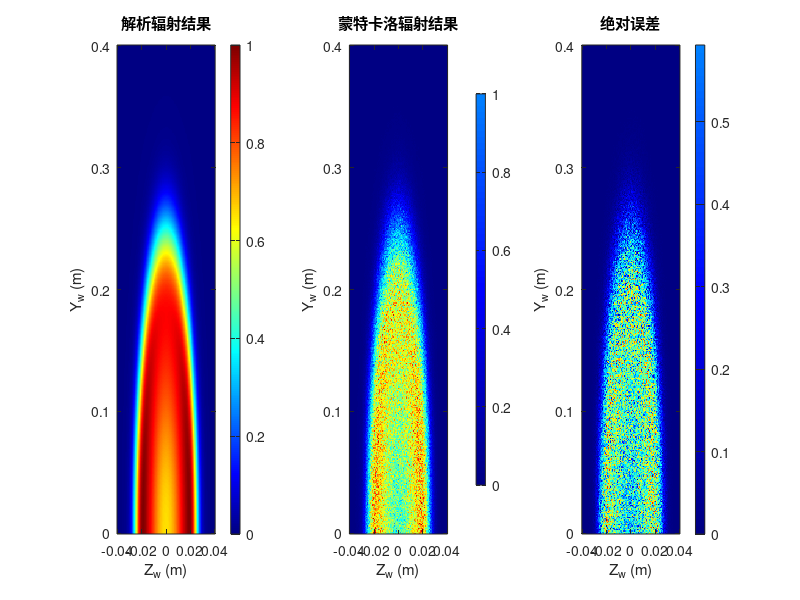

Here is the MATLAB script that generated this plot: (Note: this script raises an error after producing the figure.)
clear;
clc;
close all;

addpath(genpath('.\image'));
addpath(genpath('.\image2'));
addpath(genpath('.\data'));
addpath(genpath('.\dataRGB'));
addpath(genpath('.\len_sub'));
addpath(genpath('.\频域重聚焦精简'));

if ~exist('.\dataRGB', 'dir')
    mkdir('.\dataRGB');
end

if ~exist('.\data7layers', 'dir')
    mkdir('.\data7layers');
end

%% ============================================================
%  1. 按论文建立七层火焰模型
%
%  坐标：
%  Xw：光场相机光轴方向，也是火焰分层方向
%  Yw：火焰轴向，即竖直方向
%  Zw：火焰横向
%
%  论文参数：
%  R = 0.04 m
%  Z = 0.40 m
%  七层中心位置：
%  -0.03、-0.02、-0.01、0、0.01、0.02、0.03 m
%  每层厚度：
%  0.01 m
%% ============================================================

T_base = 1200;             % 基础温度，K
T_delta = 600;             % 温度增量，K

shape_m = 3;
shape_n = 0.9;

RF = 0.04;                 % 火焰径向尺寸 R，m
HF = 0.40;                 % 火焰轴向尺寸 Z，m

N_layer = 7;

% 七层中心位置，单位 m
x_layer = -0.03 : 0.01 : 0.03;

% 每层厚度，单位 m
layer_thickness = 0.01;
half_thickness = layer_thickness / 2;

if length(x_layer) ~= N_layer
    error('七层中心位置数量不正确。');
end

% 二维火焰层的离散尺寸
%
% 正式计算：
Ny = 401;
Nz = 161;

% 初次调试时可以暂时使用：
% Ny = 101;
% Nz = 41;

y_vec = linspace(0, HF, Ny);
z_vec = linspace(-RF, RF, Nz);

dy = y_vec(2) - y_vec(1);
dz = z_vec(2) - z_vec(1);

% 每一层是 Y-Z 平面上的二维火焰分布
[Yw, Zw] = ndgrid(y_vec, z_vec);

%% ============================================================
%  2. 七层温度场
%
%  论文公式：
%
%  T(r,z) = 1200 + 600*exp( ...
%      -[3*((r/R)^2+(z/Z)^2)-0.9]^2 )
%
%  在本程序坐标中：
%
%  r^2 = Xw^2 + Zw^2
%  z   = Yw
%
%  每一层厚度范围内，使用该层中心 x_layer(k)
%  对应的温度分布。
%% ============================================================

T_layers = zeros(Ny, Nz, N_layer);

% 当前层与圆柱火焰实际相交的厚度
effective_thickness = zeros(Ny, Nz, N_layer);

% 每层到达相机方向的有效辐射
source_layers = zeros(Ny, Nz, N_layer);

%% ============================================================
%  3. 单色黑体辐射参数
%% ============================================================

lambda_R = 0.610;          % 单色波长，um

c1 = 3.7418e8;             % W·um^4/m^2
c2 = 1.4388e4;             % um·K

% 无散射条件
ka = 30;                   % 吸收系数，m^-1
ke = ka;               
%% ============================================================
%  蒙特卡洛辐射传输参数
%
%  当前仍采用：
%  ke = ka
%
%  即只考虑粒子发射和吸收，不考虑散射。
%% ============================================================

% 固定随机数种子，保证每次运行结果可以重复
rng(20260729, 'twister');

% 单位投影面积上的抽样光线数，单位：ray/m^2
%
% 当前网格：
% dy = 0.001 m
% dz = 0.0005 m
% 单个网格面积约为 5e-7 m^2
%
% ray_density = 4e7 时，
% 每个有效网格约抽样 20 条光线。
ray_density = 4e7;

% 每个Y-Z网格的投影面积
cell_area = dy * dz;

% 每个有效网格中的蒙特卡洛光线数量
N_ray_cell = max( ...
    1, ...
    round(ray_density * cell_area));

fprintf('\n蒙特卡洛参数：\n');
fprintf('单元面积：%.6e m^2\n', cell_area);
fprintf('抽样光线密度：%.6e ray/m^2\n', ray_density);
fprintf('每个有效网格抽样光线数：%d\n', N_ray_cell);
%% ============================================================
%  4. 分别计算七层温度和辐射贡献
%% ============================================================
%  4. 使用蒙特卡洛法计算七层温度和辐射贡献
%
%  每层独立计算：
%
%  1. 使用层中心位置计算该层温度；
%  2. 在层厚范围内均匀随机产生发射位置；
%  3. 随机抽样粒子自由程；
%  4. 判断光线被吸收还是离开火焰；
%  5. 将成功离开火焰的光线能量累加。
%
%  LF_sim 不做任何修改。
%% ============================================================

% 对每一个横向位置 Zw，
% 计算圆柱火焰沿 Xw 方向的半弦长
half_chord = sqrt(max(RF^2 - Zw.^2, 0));

% 相机位于 Xw 负方向，
% 所以火焰朝向相机的前边界为负半弦
x_front = -half_chord;

% 蒙特卡洛结果
source_layers = zeros(Ny, Nz, N_layer);

% 用解析公式计算的参考结果
% 仅用于检查蒙特卡洛计算是否正确
source_layers_reference = zeros(Ny, Nz, N_layer);

% 记录每层的光线逃逸率
MC_escape_ratio = zeros(N_layer, 1);

% 记录每层蒙特卡洛结果和解析结果的相对误差
MC_relative_error = zeros(N_layer, 1);

for k = 1:N_layer

    %% --------------------------------------------------------
    % 1. 当前层的几何范围
    %% --------------------------------------------------------

    xk = x_layer(k);

    % 当前层的名义左右边界
    layer_left = ...
        xk - half_thickness;

    layer_right = ...
        xk + half_thickness;

    % 当前层与圆柱火焰的实际交叠范围
    x_left_effective = max( ...
        layer_left, ...
        -half_chord);

    x_right_effective = min( ...
        layer_right, ...
        half_chord);

    % 当前层在每个Y-Z网格中的实际厚度
    delta_x_effective = max( ...
        x_right_effective - x_left_effective, ...
        0);

    %% --------------------------------------------------------
    % 2. 当前层温度
    %
    % 在该有限厚度层内，
    % 温度统一使用层中心位置 xk 对应的值。
    %% --------------------------------------------------------

    radial_position = ...
        (xk^2 + Zw.^2) ./ RF^2;

    axial_position = ...
        Yw.^2 ./ HF^2;

    T_k = ...
        T_base + ...
        T_delta .* exp( ...
        -( ...
        shape_m .* ...
        (radial_position + axial_position) ...
        - shape_n ...
        ).^2);

    % 当前层有效区域
    layer_mask = ...
        (delta_x_effective > 0) & ...
        (Yw >= 0) & ...
        (Yw <= HF);

    % 火焰区域外不发射
    T_k(~layer_mask) = T_base;

    %% --------------------------------------------------------
    % 3. 当前层黑体单色辐射强度
    %% --------------------------------------------------------

    Eb_k = ...
        c1 .* lambda_R.^(-5) ./ ...
        ( ...
        exp(c2 ./ (lambda_R .* T_k)) ...
        - 1 ...
        );

    Ib_k = Eb_k ./ pi;

    Ib_k(~layer_mask) = 0;

    %% --------------------------------------------------------
    % 4. 蒙特卡洛抽样光线能量
    %
    % 发射系数为：
    %
    % j = ka * Ib
    %
    % 一个网格在整个层厚中的发射能量为：
    %
    % E_cell = ka*Ib*delta_x*dy*dz
    %% --------------------------------------------------------

    emitted_energy_cell = ...
        ka .* ...
        Ib_k .* ...
        delta_x_effective .* ...
        cell_area;

    % 每条蒙特卡洛抽样光线代表的能量
    ray_energy = ...
        emitted_energy_cell ./ N_ray_cell;

    % 当前层成功离开火焰的总能量
    layer_escape_energy = ...
        zeros(Ny, Nz);

    total_valid_rays = ...
        N_ray_cell * nnz(layer_mask);

    total_escape_rays = 0;

    %% --------------------------------------------------------
    % 5. 蒙特卡洛循环
    %% --------------------------------------------------------

    for i_ray = 1:N_ray_cell

        % 在当前有限厚度层内均匀随机产生发射位置
        random_emission_position = ...
            rand(Ny, Nz);

        x_emission = ...
            x_left_effective + ...
            random_emission_position .* ...
            delta_x_effective;

        % 从发射位置到火焰前表面的传播距离
        propagation_distance = ...
            x_emission - x_front;

        propagation_distance = max( ...
            propagation_distance, ...
            0);

        %% 随机抽样粒子自由程

        random_free_path = rand(Ny, Nz);

        % 防止随机数恰好为0
        random_free_path = max( ...
            random_free_path, ...
            eps);

        if ke > 0

            free_path = ...
                -log(random_free_path) ./ ke;

        else

            % 无衰减时，自由程视为无穷大
            free_path = ...
                inf(Ny, Nz);
        end

        %% 判断光线是否成功离开火焰

        escape_mask = ...
            (free_path >= propagation_distance) & ...
            layer_mask;

        % 将成功离开火焰的光线能量累加
        layer_escape_energy = ...
            layer_escape_energy + ...
            ray_energy .* double(escape_mask);

        total_escape_rays = ...
            total_escape_rays + ...
            nnz(escape_mask);
    end

    %% --------------------------------------------------------
    % 6. 从网格能量转换回二维辐射强度
    %
    % LF_sim 接收的是二维辐射图，
    % 因此除以Y-Z网格面积。
    %% --------------------------------------------------------

    layer_emission_MC = ...
        layer_escape_energy ./ cell_area;

    layer_emission_MC(~layer_mask) = 0;

    %% --------------------------------------------------------
    % 7. 解析结果，仅用于校验蒙特卡洛模型
    %% --------------------------------------------------------

    % 从火焰前表面到当前层前边界的距离
    foreground_length = max( ...
        x_left_effective - x_front, ...
        0);

    transmission_reference = ...
        exp(-ka .* foreground_length);

    layer_emission_reference = ...
        Ib_k .* ...
        (1 - exp( ...
        -ka .* delta_x_effective)) .* ...
        transmission_reference;

    layer_emission_reference(~layer_mask) = 0;

    %% --------------------------------------------------------
    % 8. 保存当前层结果
    %% --------------------------------------------------------

    T_layers(:, :, k) = T_k;

    effective_thickness(:, :, k) = ...
        delta_x_effective;

    % 后续进入LF_sim的是蒙特卡洛结果
    source_layers(:, :, k) = ...
        layer_emission_MC;

    source_layers_reference(:, :, k) = ...
        layer_emission_reference;

    %% --------------------------------------------------------
    % 9. 蒙特卡洛误差和逃逸率
    %% --------------------------------------------------------

    if total_valid_rays > 0

        MC_escape_ratio(k) = ...
            total_escape_rays / total_valid_rays;
    end

    reference_norm = ...
        norm(layer_emission_reference(:));

    if reference_norm > 0

        MC_relative_error(k) = ...
            norm( ...
            layer_emission_MC(:) - ...
            layer_emission_reference(:)) ./ ...
            reference_norm;
    end

    fprintf('\n第%d层蒙特卡洛计算完成：\n', k);

    fprintf( ...
        '层中心：%.3f m\n', ...
        xk);

    fprintf( ...
        '名义范围：[%.3f, %.3f] m\n', ...
        layer_left, ...
        layer_right);

    fprintf( ...
        '物距：%.3f mm\n', ...
        800 + xk * 1000);

    fprintf( ...
        '抽样光线数：%d\n', ...
        total_valid_rays);

    fprintf( ...
        '成功逃逸光线数：%d\n', ...
        total_escape_rays);

    fprintf( ...
        '光线逃逸率：%.4f\n', ...
        MC_escape_ratio(k));

    fprintf( ...
        '与解析结果的相对误差：%.4f\n', ...
        MC_relative_error(k));
end
%% ============================================================
%% ============================================================
%  蒙特卡洛结果与解析结果对比
%% ============================================================

% 七层蒙特卡洛辐射叠加
MC_projection = ...
    sum(source_layers, 3);

% 七层解析辐射叠加
reference_projection = ...
    sum(source_layers_reference, 3);

%% 归一化

MC_projection_norm = ...
    MC_projection - min(MC_projection(:));

if max(MC_projection_norm(:)) > 0

    MC_projection_norm = ...
        MC_projection_norm ./ ...
        max(MC_projection_norm(:));
end

reference_projection_norm = ...
    reference_projection - ...
    min(reference_projection(:));

if max(reference_projection_norm(:)) > 0

    reference_projection_norm = ...
        reference_projection_norm ./ ...
        max(reference_projection_norm(:));
end

%% MSE

MC_difference = ...
    MC_projection_norm - ...
    reference_projection_norm;

MSE_MC = ...
    mean(MC_difference(:).^2);

fprintf('\n蒙特卡洛七层总图评价：\n');
fprintf('MSE = %.8f\n', MSE_MC);

%% SSIM，需要Image Processing Toolbox

if exist('ssim', 'file') == 2

    SSIM_MC = ssim( ...
        MC_projection_norm, ...
        reference_projection_norm);

    fprintf('SSIM = %.8f\n', SSIM_MC);

else

    SSIM_MC = NaN;

    fprintf( ...
        '当前环境没有ssim函数，跳过SSIM计算。\n');
end

%% 显示对比结果

figure('Color', 'white', ...
    'Name', '蒙特卡洛结果与解析结果对比');

subplot(1, 3, 1);

imagesc( ...
    z_vec, ...
    y_vec, ...
    reference_projection_norm);

set(gca, 'YDir', 'normal');

axis image;
axis tight;

title('解析辐射结果');

xlabel('Z_w (m)');
ylabel('Y_w (m)');

colorbar;

subplot(1, 3, 2);

imagesc( ...
    z_vec, ...
    y_vec, ...
    MC_projection_norm);

set(gca, 'YDir', 'normal');

axis image;
axis tight;

title('蒙特卡洛辐射结果');

xlabel('Z_w (m)');
ylabel('Y_w (m)');

colorbar;

subplot(1, 3, 3);

imagesc( ...
    z_vec, ...
    y_vec, ...
    abs(MC_difference));

set(gca, 'YDir', 'normal');

axis image;
axis tight;

title('绝对误差');

xlabel('Z_w (m)');
ylabel('Y_w (m)');

colorbar;

colormap(jet(256));

%% 保存蒙特卡洛计算结果

save('.\data7layers\seven_layer_MC_source.mat', ...
    'source_layers', ...
    'source_layers_reference', ...
    'T_layers', ...
    'effective_thickness', ...
    'MC_escape_ratio', ...
    'MC_relative_error', ...
    'MSE_MC', ...
    'SSIM_MC', ...
    'ray_density', ...
    'N_ray_cell', ...
    'x_layer', ...
    'layer_thickness', ...
    '-v7.3');
%  5. 显示七层温度分布
%% ============================================================

figure('Color', 'white', ...
    'Name', '七层火焰温度分布');

for k = 1:N_layer

    subplot(2, 4, k);

    T_show = T_layers(:, :, k);

    layer_mask_show = ...
        effective_thickness(:, :, k) > 0;

    T_show(~layer_mask_show) = NaN;

    imagesc(z_vec, y_vec, T_show);

    set(gca, 'YDir', 'normal');

    axis image;
    axis tight;

    xlabel('横向 Z_w (m)');
    ylabel('轴向 Y_w (m)');

    title(sprintf( ...
        '第%d层，x=%.3f m', ...
        k, x_layer(k)));

    colorbar;
end

colormap(jet(256));

%% ============================================================
%  6. 显示七层有效辐射分布
%% ============================================================

figure('Color', 'white', ...
    'Name', '七层火焰有效辐射分布');

source_max = max(source_layers(:));

for k = 1:N_layer

    subplot(2, 4, k);

    layer_show = source_layers(:, :, k);

    if source_max > 0
        layer_show = layer_show ./ source_max;
    end

    imagesc(z_vec, y_vec, layer_show);

    set(gca, 'YDir', 'normal');

    axis image;
    axis tight;

    xlabel('横向 Z_w (m)');
    ylabel('轴向 Y_w (m)');

    title(sprintf( ...
        '第%d层，x=%.3f m', ...
        k, x_layer(k)));

    colorbar;
end

colormap(gray(256));

%% ============================================================
%  7. 七层叠加后的二维辐射图
%
%  该图只用来检查七层火焰辐射模型。
%  光场仿真时仍然逐层调用 LF_sim。
%% ============================================================

I_projection_raw = sum(source_layers, 3);

I_projection = ...
    I_projection_raw - min(I_projection_raw(:));

if max(I_projection(:)) > 0
    I_projection = ...
        I_projection ./ max(I_projection(:));
end

I_projection_display = I_projection .^ 0.7;

figure('Color', 'white');

imagesc(z_vec, y_vec, I_projection_display);

set(gca, 'YDir', 'normal');

axis image;
axis tight;

colormap(gray(256));

xlabel('横向坐标 Z_w (m)');
ylabel('轴向坐标 Y_w (m)');

title('七层火焰辐射叠加图');

cb = colorbar;
cb.Label.String = '归一化单色辐射强度';

%% ============================================================
%  8. 光场相机参数
%% ============================================================

% 论文中火焰中心线距离主透镜 0.8 m
d_center = 800;            % mm

v = 16;                    % 主透镜像距，mm

% 正式仿真
N_line = 81;

% 初次调试可以暂时改成
% N_line = 21;

D = 4;                     % 主透镜直径，mm
F = 16;                    % 主透镜焦距，mm

lens_d = 0.01;             % 微透镜直径，mm
sen_N = 20;                % 每个微透镜后像素数

lens_f = lens_d * F / D;

% 与 LF_sim 保持一致
micr_N = fix(D / lens_d);

% 每个二维火焰层的物理尺寸
obj_w = 2 * RF * 1000;     % 80 mm
obj_h = HF * 1000;         % 400 mm

fprintf('\n二维火焰层物理尺寸：\n');
fprintf('obj_w = %.2f mm\n', obj_w);
fprintf('obj_h = %.2f mm\n', obj_h);

fprintf('\n七层物距：\n');

for k = 1:N_layer
    fprintf('第%d层：%.3f mm\n', ...
        k, d_center + x_layer(k) * 1000);
end

%% ============================================================
%  9. 七层分别通过光场相机成像
%
%  重要：
%  每层禁止单独归一化，否则会破坏层间能量比例。
%% ============================================================

im_volume = [];

valid_layer_number = 0;

layer_LF_max = zeros(N_layer, 1);

% 是否保存每一层单独的四维光场
save_single_layer_LF = true;

tic;

for k = 1:N_layer

    layer_image = ...
        double(source_layers(:, :, k));

    if max(layer_image(:)) <= 0

        warning('第%d层没有有效辐射，跳过。', k);

        continue;
    end

    % 当前层实际物距，单位 mm
    d_slice = ...
        d_center + x_layer(k) * 1000;

    fprintf('\n正在计算七层火焰第 %d/%d 层\n', ...
        k, N_layer);

    fprintf('层中心位置：%.3f m\n', x_layer(k));
    fprintf('当前物距：%.3f mm\n', d_slice);

    %% 当前层四维光场

    im_layer = LF_sim( ...
        layer_image, ...
        d_slice, ...
        obj_w, ...
        obj_h, ...
        D, ...
        N_line, ...
        F, ...
        v, ...
        lens_d, ...
        lens_f, ...
        sen_N);

    %% 初始化完整七层光场

    if isempty(im_volume)

        im_volume = ...
            zeros(size(im_layer), 'single');
    end

    if ~isequal(size(im_volume), size(im_layer))

        error( ...
            '第%d层 LF_sim 输出尺寸与前面层不一致。', ...
            k);
    end

    %% 记录当前层最大值

    layer_LF_max(k) = max(im_layer(:));

    %% 保存当前单层四维光场

   if save_single_layer_LF

    im = single(im_layer); 

    save_name = fullfile( ...
        'data7layers', ...
        sprintf('LF_layer_%02d.mat', k));

    save( ...
        save_name, ...
        'im', ...
        'd_slice', ...
        'layer_image', ...
        '-v7.3');
   end
    %% 七层光场按能量线性叠加

    im_volume = ...
        im_volume + single(im_layer);

    valid_layer_number = ...
        valid_layer_number + 1;

    clear im_layer;
end

simulation_time = toc;

fprintf('\n有效火焰层数：%d\n', ...
    valid_layer_number);

fprintf('七层火焰光场计算时间：%.3f s\n', ...
    simulation_time);

if isempty(im_volume)

    error( ...
        '没有获得有效光场，请检查 source_layers 或 LF_sim。');
end

fprintf('\n七层叠加四维光场尺寸：\n');
disp(size(im_volume));

%% 保存完整七层四维光场

save_name = fullfile( ...
    'data7layers', ...
    'LF_7layer_sum.mat');

save( ...
    save_name, ...
    'im_volume', ...
    'x_layer', ...
    'layer_thickness', ...
    'd_center', ...
    'layer_LF_max', ...
    '-v7.3');

%% ============================================================
%  10. 按原程序格式保存 RGB 三个通道
%
%  当前是 0.610 um 单色模型，
%  因此三个通道暂时使用同一个四维光场。
%% ============================================================

im_max = zeros(3, 1);

for channel = 1:3

    im = im_volume; 
    im_max(channel) = max(im(:));

   outputDir = fullfile('.', 'dataRGB');

if ~exist(outputDir, 'dir')
    mkdir(outputDir);
end

filename = sprintf( ...
    'im_d_%d_v_%d_Nline_%d_%d.mat', ...
    d_center, ...
    v, ...
    N_line, ...
    channel);

save(fullfile(outputDir, filename), 'im', '-v7.3');

    fprintf( ...
        '第%d通道保存完成，最大值 %.6e\n', ...
        channel, ...
        im_max(channel));
end

%% ============================================================
%  11. 可选：组装五维 RGB 光场
%  五维数据占用内存很大。
%  内存充足时将 save_5D_LF 设置为 true。

file_name = sprintf( ...
    'LF_4D_7layer_d_%d_v_%d_Nline_%d.mat', ...
    d_center, ...
    v, ...
    N_line);

file_path = fullfile('dataRGB', file_name);

save( ...
    file_path, ...
    'im_volume', ...
    '-v7.3');
%% ============================================================
%  12. 显示七层火焰辐射叠加图
obj_gray = ...
    uint8(I_projection_display * 255);

obj_RGB = ...
    repmat(obj_gray, [1, 1, 3]);

figure('Color', 'white');

imshow(obj_RGB);

title('七层火焰沿光轴方向的辐射叠加图');

%% ============================================================
%  13. 生成微透镜阵列传感器图像

im_RGB = reshape4to2_im( ...
    d_center, ...
    v, ...
    N_line, ...
    micr_N, ...
    sen_N, ...
    im_max);

figure('Color', 'white');

imshow(im_RGB);

title('七层火焰的微透镜阵列传感器图像');

outputDir = fullfile('.', 'dataRGB');

% 文件夹不存在时自动创建
if ~exist(outputDir, 'dir')
    mkdir(outputDir);
end

fileName = sprintf( ...
    'im_7layer_d_%d_v_%d_Nline_%d_RGB.png', ...
    d_center, ...
    v, ...
    N_line);

outputPath = fullfile(outputDir, fileName);

imwrite(im_RGB, outputPath);

fprintf('图像已保存至：%s\n', outputPath);
fprintf('\n七层火焰光场成像仿真完成。\n');

disp('The end!');
